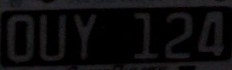
#> input picture Pruebas/Prueba 1.jpg, 232 x 70 px
$ python -i detect.py   (imports and definitions only)
#> lines starting #> are read from the running program, lines starting #| are printed output that depends on the picture; after the words box and inside, x2 and y2 are one past the last pixel; in counts of white or black regions, pixels touching at a corner belong together
import cv2
import numpy as np

def find_plate_bbox(img: np.ndarray):
    """
    Heurística simple: Canny -> dilatación -> contornos -> filtrar por razón de aspecto/área.
    Devuelve (x, y, w, h) o None.
    """
    gray = cv2.cvtColor(img, cv2.COLOR_RGB2GRAY)
    gray = cv2.bilateralFilter(gray, 9, 75, 75)
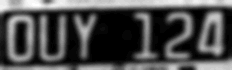
#> gray: shape (70, 232); min 0, max 39, mean 12; drawn with min black and max white
    edges = cv2.Canny(gray, 80, 200)
#> edges: shape (70, 232); every value is 0
    kernel = cv2.getStructuringElement(cv2.MORPH_RECT, (5, 3))
    dil = cv2.dilate(edges, kernel, iterations=1)
    contours, _ = cv2.findContours(dil, cv2.RETR_EXTERNAL, cv2.CHAIN_APPROX_SIMPLE)
#> contours = []
    h, w = gray.shape[:2]
#> h = 70; w = 232
    best = None
    best_score = 0.0
    for c in contours:
        x, y, cw, ch = cv2.boundingRect(c)
        area = cw * ch
        if area < 0.001 * w * h:  # descartar muy pequeños
            continue
        ratio = cw / (ch + 1e-6)
        # Placas MERCOSUR suelen tener ratio aprox 4:1 a 5:1
        if 2.5 <= ratio <= 6.5:
            roi = gray[y:y+ch, x:x+cw]
            score = area * (roi.std() + 1e-3)
            if score > best_score:
                best_score = score
                best = (x, y, cw, ch)
#> this loop made 0 passes
#> after the loop, best_score = 0
    return best

>>> import cv2
>>> picture = cv2.cvtColor(cv2.imread('../Pruebas/Prueba 1.jpg'), cv2.COLOR_BGR2RGB)
>>> result = find_plate_bbox(picture)

$ run again, on Pruebas/Prueba 2.jpg
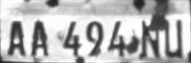
#> input picture Pruebas/Prueba 2.jpg, 191 x 63 px
#> picture is the input picture: shape (63, 191, 3); min 28, max 255, mean 181.4
#> in find_plate_bbox, `edges = cv2.Canny(gray, 80, 200)`:
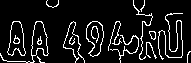
#> edges: shape (63, 191); 10.2% white in thin lines or dots
#> in find_plate_bbox, `dil = cv2.dilate(edges, kernel, iterations=1)`:
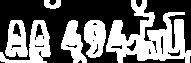
#> dil: shape (63, 191); 44.1% white; 6 white regions
#> contours = 6 contours; box (x1, y1, x2, y2) and area: (106, 0, 191, 63) 2490, (0, 20, 51, 63) 782, (84, 20, 106, 58) 614, (5, 20, 28, 57) 606, (61, 20, 87, 63) 552, (44, 0, 61, 9) 84
#> the loop in find_plate_bbox, `for c in contours:` made 6 passes
#> (x, y, cw, ch, area, ratio) on passes 1 to 6: (84, 20, 22, 38, 836, 0.579), (61, 20, 26, 43, 1118, 0.605), (0, 20, 51, 43, 2193, 1.19), (5, 20, 23, 37, 851, 0.622), (106, 0, 85, 63, 5355, 1.35), (44, 0, 17, 9, 153, 1.89)
#> after the loop in find_plate_bbox, `for c in contours:`: best_score = 0

$ run again, on Pruebas/Prueba 4.png
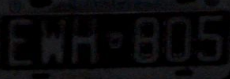
#> input picture Pruebas/Prueba 4.png, 230 x 79 px
#> in find_plate_bbox, `gray = cv2.cvtColor(img, cv2.COLOR_RGB2GRAY)`:
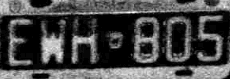
#> gray: shape (79, 230); min 0, max 33, mean 9.2; drawn with min black and max white
#> in find_plate_bbox, `gray = cv2.bilateralFilter(gray, 9, 75, 75)`:
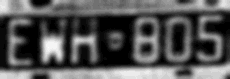
#> gray: shape (79, 230); min 0, max 27, mean 9.1; drawn with min black and max white
#> edges: shape (79, 230); every value is 0
#> contours = []
#> after the loop in find_plate_bbox, `for c in contours:`: best_score = 0
